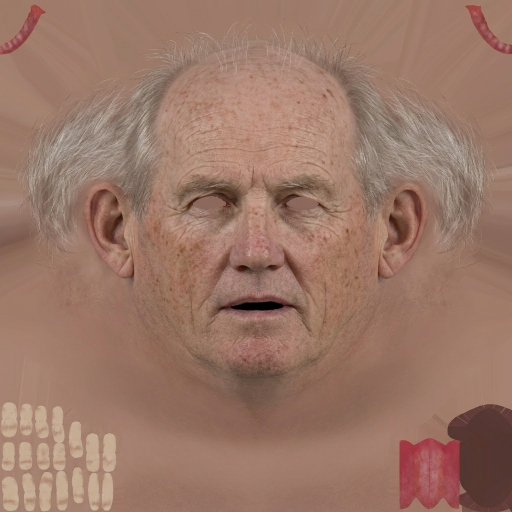
#> input picture mods/wayne-bennett-coach/wayne_bennett_face.png, 1024 x 1024 px (shown at 1/2 size)
$ python face_warp.py wayne_bennett_face.png wayne_bennett_face.png
#> lines starting #> are read from the running program, lines starting #| are printed output that depends on the picture; after the words box and inside, x2 and y2 are one past the last pixel; in counts of white or black regions, pixels touching at a corner belong together
#!/usr/bin/env python3
"""
face_warp.py - fit an AI-generated face texture onto the shared tier-1 head
UV layout.

Every scanned head (players and coaches, 3226 verts) uses the SAME UV
layout, so any head colour map works on any head mesh as long as the
features sit where the template expects them. The source image got the
teeth / tongue / lip strips and ears right, but its eyes, nose and mouth sit
~90-145 px low (in 1024 px) and the face is ~35% too long. This closes the
open mouth, then thin-plate-spline warps landmark pairs (template <- source)
with the atlas pieces and outer border pinned.

Template landmarks were read off the UV wireframe (eye rings, nostrils, lip
line, ear rings) and the donor mesh's midline (nose tip v=382, chin front
v=552). Source landmarks are for wayne_bennett_face.png.

    python face_warp.py <in.png> <out.png>
"""

import sys

import numpy as np
from PIL import Image
from scipy.interpolate import RBFInterpolator
from scipy.ndimage import binary_dilation, gaussian_filter, map_coordinates, zoom

# (template x, y) <- (source x, y), 1024 px space
PAIRS = [
    ((392, 315), (380, 408)), ((462, 315), (455, 408)), ((562, 315), (568, 408)), ((632, 315), (645, 408)),  # eye corners
    ((427, 300), (418, 392)), ((597, 300), (605, 392)), ((427, 330), (418, 422)), ((597, 330), (605, 422)),  # lids
    ((427, 285), (418, 370)), ((597, 285), (605, 370)), ((512, 300), (512, 395)),                           # brows, bridge
    ((512, 382), (512, 505)), ((512, 415), (512, 538)), ((478, 405), (470, 530)), ((546, 405), (554, 530)),  # nose
    ((458, 466), (440, 612)), ((566, 466), (590, 612)), ((512, 446), (512, 592)), ((512, 488), (512, 640)),  # mouth
    ((512, 552), (512, 735)), ((440, 535), (425, 705)), ((584, 535), (600, 705)),                           # chin
    ((360, 480), (335, 620)), ((664, 480), (690, 620)),                                                     # jaw
    ((228, 430), (220, 465)), ((796, 430), (805, 465)), ((228, 385), (220, 385)), ((796, 385), (805, 385)),  # ears
    ((228, 480), (222, 545)), ((796, 480), (802, 545)),
    ((512, 650), (512, 800)), ((512, 760), (512, 880)), ((380, 690), (365, 820)), ((644, 690), (659, 820)),  # under chin
    ((512, 200), (512, 250)), ((380, 220), (380, 260)), ((644, 220), (644, 260)),                           # forehead
]
# pinned: scalp top, atlas pieces (lip strips, teeth, tongue), outer border
PINNED = [
    (512, 40), (250, 80), (774, 80), (150, 250), (874, 250), (150, 620), (874, 620),
    (0, 0), (1023, 0), (0, 1023), (1023, 1023), (512, 0), (512, 1023), (0, 512), (1023, 512),
    (256, 0), (768, 0), (256, 1023), (768, 1023), (0, 256), (0, 768), (1023, 256), (1023, 768),
    (60, 60), (964, 60), (120, 900), (860, 900), (300, 900), (724, 900), (250, 1000), (774, 1000),
]
MOUTH_BOX = (585, 640, 430, 600)  # y0, y1, x0, x1 of the open-mouth gap in the source


def close_mouth(im, s):
    y0, y1, x0, x1 = (int(v * s) for v in MOUTH_BOX)
    reg = im[y0:y1, x0:x1]
    gap = binary_dilation(reg.mean(-1) < 70, iterations=2)
    fill, known = reg.copy(), ~gap
    for _ in range(200):  # diffuse the lip colour into the gap
        w = gaussian_filter(known.astype(np.float32), 2)
        blur = np.stack([gaussian_filter(fill[..., c] * known, 2) for c in range(3)], -1) / np.maximum(w, 1e-4)[..., None]
        fill[gap] = blur[gap]
        known = known | (w > 0.25)
    reg[gap] = fill[gap] * 0.85  # a touch darker: closed-lip crease
    im[y0:y1, x0:x1] = reg


def warp(src):
    im = np.asarray(src.convert("RGB")).astype(np.float32)
    n = im.shape[0]
    s = n / 1024.0
    close_mouth(im, s)
    pairs = PAIRS + [(p, p) for p in PINNED]
    t = np.array([p[0] for p in pairs], float) * s
    d = np.array([p[1] for p in pairs], float) * s - t
    rbf = RBFInterpolator(t, d, kernel="thin_plate_spline", smoothing=1.0)
    step = 4  # evaluate on a coarse grid, then upsample the displacement
    ax = np.arange(0, n + step, step)
    coarse = rbf(np.stack(np.meshgrid(ax, ax), -1).reshape(-1, 2).astype(float)).reshape(len(ax), len(ax), 2)
    dx = zoom(coarse[..., 0], step, order=1)[:n, :n]
    dy = zoom(coarse[..., 1], step, order=1)[:n, :n]
    x, y = np.meshgrid(np.arange(n), np.arange(n))
    out = np.stack([map_coordinates(im[..., c], [y + dy, x + dx], order=1, mode="nearest") for c in range(3)], -1)
    return Image.fromarray(np.clip(out, 0, 255).astype(np.uint8))


if __name__ == "__main__":
    warp(Image.open(sys.argv[1])).save(sys.argv[2])
#> in close_mouth, `reg = im[y0:y1, x0:x1]`:
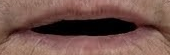
#> reg: shape (55, 170, 3) float32; mean R, G, B 116, 83.1, 75.6
#> in close_mouth, `gap = binary_dilation(reg.mean(-1) < 70, iterations=2)`:
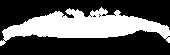
#> gap: shape (55, 170) bool; 34.5% white; 1 white region, box (x1, y1, x2, y2) and area: (0, 7, 170, 46) 3230
#> the loop in close_mouth, `for _ in range(200):` made 200 passes
#> pass 1, in close_mouth, `w = gaussian_filter(known.astype(np.float32), 2)`:
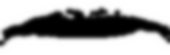
#> w: shape (55, 170) float32; min 0, max 1, mean 0.655
#> pass 1, in close_mouth, `blur = np.stack([gaussian_filter(fill[..., c] * known, 2) for c in ran..`:
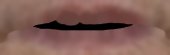
#> blur: shape (55, 170, 3) float32; mean R, G, B 131.1, 94.4, 86.5
#> pass 1, in close_mouth, `known = known | (w > 0.25)`:
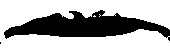
#> known: shape (55, 170) bool; 71.4% white; 2 black regions (1 under 20 px), largest, box (x1, y1, x2, y2) and area: (4, 10, 170, 41) 2672
#> after the loop in close_mouth, `for _ in range(200):`:
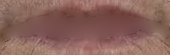
#> fill: shape (55, 170, 3) float32; mean R, G, B 138.6, 99.3, 91.3
#> after the loop in close_mouth, `for _ in range(200):`: known: shape (55, 170) bool; every value is 1
#> after the loop in close_mouth, `for _ in range(200):`: w: shape (55, 170) float32; every value is 1
#> in warp, `out = np.stack([map_coordinates(im[..., c], [y + dy, x + dx], order=1,..`:
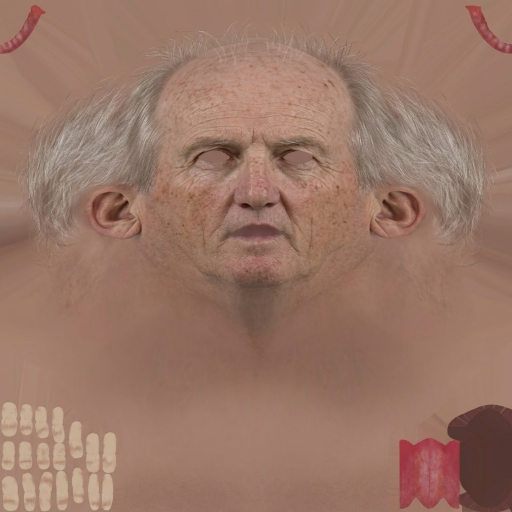
#> out: shape (1024, 1024, 3) float32 (shown at 1/2 size); mean R, G, B 154.1, 118.7, 102.9
